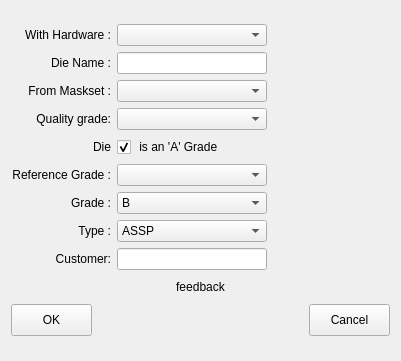
<?xml version="1.0" encoding="UTF-8"?>
<ui version="4.0">
 <class>NewDieWizard</class>
 <widget class="QDialog" name="NewDieWizard">
  <property name="geometry">
   <rect>
    <x>0</x>
    <y>0</y>
    <width>401</width>
    <height>361</height>
   </rect>
  </property>
  <property name="sizePolicy">
   <sizepolicy hsizetype="Preferred" vsizetype="Fixed">
    <horstretch>0</horstretch>
    <verstretch>0</verstretch>
   </sizepolicy>
  </property>
  <property name="minimumSize">
   <size>
    <width>300</width>
    <height>0</height>
   </size>
  </property>
  <property name="maximumSize">
   <size>
    <width>16777215</width>
    <height>361</height>
   </size>
  </property>
  <property name="baseSize">
   <size>
    <width>259</width>
    <height>223</height>
   </size>
  </property>
  <property name="windowTitle">
   <string>Dialog</string>
  </property>
  <layout class="QGridLayout" name="gridLayout">
   <item row="0" column="0">
    <layout class="QVBoxLayout" name="verticalLayout">
     <item>
      <layout class="QHBoxLayout" name="hardwareLayout">
       <item>
        <widget class="QLabel" name="label_3">
         <property name="sizePolicy">
          <sizepolicy hsizetype="Fixed" vsizetype="Fixed">
           <horstretch>0</horstretch>
           <verstretch>0</verstretch>
          </sizepolicy>
         </property>
         <property name="minimumSize">
          <size>
           <width>100</width>
           <height>22</height>
          </size>
         </property>
         <property name="maximumSize">
          <size>
           <width>100</width>
           <height>22</height>
          </size>
         </property>
         <property name="text">
          <string>With Hardware :</string>
         </property>
         <property name="alignment">
          <set>Qt::AlignRight|Qt::AlignTrailing|Qt::AlignVCenter</set>
         </property>
        </widget>
       </item>
       <item>
        <widget class="QComboBox" name="withHardware">
         <property name="sizePolicy">
          <sizepolicy hsizetype="Fixed" vsizetype="Fixed">
           <horstretch>0</horstretch>
           <verstretch>0</verstretch>
          </sizepolicy>
         </property>
         <property name="minimumSize">
          <size>
           <width>150</width>
           <height>22</height>
          </size>
         </property>
         <property name="maximumSize">
          <size>
           <width>80</width>
           <height>22</height>
          </size>
         </property>
        </widget>
       </item>
       <item>
        <spacer name="horizontalSpacer_3">
         <property name="orientation">
          <enum>Qt::Horizontal</enum>
         </property>
         <property name="sizeHint" stdset="0">
          <size>
           <width>13</width>
           <height>20</height>
          </size>
         </property>
        </spacer>
       </item>
      </layout>
     </item>
     <item>
      <layout class="QHBoxLayout" name="nameLayout">
       <item>
        <widget class="QLabel" name="label">
         <property name="sizePolicy">
          <sizepolicy hsizetype="Fixed" vsizetype="Fixed">
           <horstretch>0</horstretch>
           <verstretch>0</verstretch>
          </sizepolicy>
         </property>
         <property name="minimumSize">
          <size>
           <width>100</width>
           <height>22</height>
          </size>
         </property>
         <property name="maximumSize">
          <size>
           <width>100</width>
           <height>22</height>
          </size>
         </property>
         <property name="text">
          <string>Die Name :</string>
         </property>
         <property name="alignment">
          <set>Qt::AlignRight|Qt::AlignTrailing|Qt::AlignVCenter</set>
         </property>
        </widget>
       </item>
       <item>
        <widget class="QLineEdit" name="dieName">
         <property name="minimumSize">
          <size>
           <width>150</width>
           <height>22</height>
          </size>
         </property>
         <property name="maximumSize">
          <size>
           <width>16777215</width>
           <height>22</height>
          </size>
         </property>
        </widget>
       </item>
       <item>
        <spacer name="horizontalSpacer_2">
         <property name="orientation">
          <enum>Qt::Horizontal</enum>
         </property>
         <property name="sizeHint" stdset="0">
          <size>
           <width>40</width>
           <height>20</height>
          </size>
         </property>
        </spacer>
       </item>
      </layout>
     </item>
     <item>
      <layout class="QHBoxLayout" name="masksetLayout">
       <item>
        <widget class="QLabel" name="label_2">
         <property name="sizePolicy">
          <sizepolicy hsizetype="Fixed" vsizetype="Fixed">
           <horstretch>0</horstretch>
           <verstretch>0</verstretch>
          </sizepolicy>
         </property>
         <property name="minimumSize">
          <size>
           <width>100</width>
           <height>22</height>
          </size>
         </property>
         <property name="maximumSize">
          <size>
           <width>100</width>
           <height>22</height>
          </size>
         </property>
         <property name="text">
          <string>From Maskset :</string>
         </property>
         <property name="alignment">
          <set>Qt::AlignRight|Qt::AlignTrailing|Qt::AlignVCenter</set>
         </property>
        </widget>
       </item>
       <item>
        <widget class="QComboBox" name="fromMaskset">
         <property name="sizePolicy">
          <sizepolicy hsizetype="Fixed" vsizetype="Fixed">
           <horstretch>0</horstretch>
           <verstretch>0</verstretch>
          </sizepolicy>
         </property>
         <property name="minimumSize">
          <size>
           <width>150</width>
           <height>22</height>
          </size>
         </property>
         <property name="maximumSize">
          <size>
           <width>150</width>
           <height>22</height>
          </size>
         </property>
        </widget>
       </item>
       <item>
        <spacer name="horizontalSpacer_4">
         <property name="orientation">
          <enum>Qt::Horizontal</enum>
         </property>
         <property name="sizeHint" stdset="0">
          <size>
           <width>40</width>
           <height>20</height>
          </size>
         </property>
        </spacer>
       </item>
      </layout>
     </item>
     <item>
      <layout class="QHBoxLayout" name="qualityLayout">
       <item>
        <widget class="QLabel" name="label_4">
         <property name="sizePolicy">
          <sizepolicy hsizetype="Fixed" vsizetype="Minimum">
           <horstretch>0</horstretch>
           <verstretch>0</verstretch>
          </sizepolicy>
         </property>
         <property name="minimumSize">
          <size>
           <width>100</width>
           <height>22</height>
          </size>
         </property>
         <property name="maximumSize">
          <size>
           <width>100</width>
           <height>22</height>
          </size>
         </property>
         <property name="text">
          <string>Quality grade:</string>
         </property>
         <property name="alignment">
          <set>Qt::AlignRight|Qt::AlignTrailing|Qt::AlignVCenter</set>
         </property>
        </widget>
       </item>
       <item>
        <widget class="QComboBox" name="qualityGrade">
         <property name="sizePolicy">
          <sizepolicy hsizetype="Fixed" vsizetype="Fixed">
           <horstretch>0</horstretch>
           <verstretch>0</verstretch>
          </sizepolicy>
         </property>
         <property name="minimumSize">
          <size>
           <width>150</width>
           <height>22</height>
          </size>
         </property>
         <property name="maximumSize">
          <size>
           <width>150</width>
           <height>22</height>
          </size>
         </property>
         <item>
          <property name="text">
           <string/>
          </property>
         </item>
         <item>
          <property name="text">
           <string>Automotive</string>
          </property>
         </item>
         <item>
          <property name="text">
           <string>Commercial</string>
          </property>
         </item>
         <item>
          <property name="text">
           <string>Industrial</string>
          </property>
         </item>
         <item>
          <property name="text">
           <string>Medical</string>
          </property>
         </item>
         <item>
          <property name="text">
           <string>Military</string>
          </property>
         </item>
        </widget>
       </item>
       <item>
        <spacer name="horizontalSpacer_6">
         <property name="orientation">
          <enum>Qt::Horizontal</enum>
         </property>
         <property name="sizeHint" stdset="0">
          <size>
           <width>13</width>
           <height>20</height>
          </size>
         </property>
        </spacer>
       </item>
      </layout>
     </item>
     <item>
      <layout class="QHBoxLayout" name="isAGradeLayout">
       <item>
        <widget class="QLabel" name="label_5">
         <property name="sizePolicy">
          <sizepolicy hsizetype="Fixed" vsizetype="Fixed">
           <horstretch>0</horstretch>
           <verstretch>0</verstretch>
          </sizepolicy>
         </property>
         <property name="minimumSize">
          <size>
           <width>100</width>
           <height>22</height>
          </size>
         </property>
         <property name="maximumSize">
          <size>
           <width>100</width>
           <height>22</height>
          </size>
         </property>
         <property name="text">
          <string>Die</string>
         </property>
         <property name="alignment">
          <set>Qt::AlignRight|Qt::AlignTrailing|Qt::AlignVCenter</set>
         </property>
        </widget>
       </item>
       <item>
        <widget class="QCheckBox" name="isAGrade">
         <property name="minimumSize">
          <size>
           <width>105</width>
           <height>22</height>
          </size>
         </property>
         <property name="maximumSize">
          <size>
           <width>105</width>
           <height>22</height>
          </size>
         </property>
         <property name="layoutDirection">
          <enum>Qt::LeftToRight</enum>
         </property>
         <property name="text">
          <string> is an 'A' Grade</string>
         </property>
         <property name="checked">
          <bool>true</bool>
         </property>
        </widget>
       </item>
       <item>
        <spacer name="horizontalSpacer_9">
         <property name="orientation">
          <enum>Qt::Horizontal</enum>
         </property>
         <property name="sizeHint" stdset="0">
          <size>
           <width>40</width>
           <height>20</height>
          </size>
         </property>
        </spacer>
       </item>
      </layout>
     </item>
     <item>
      <layout class="QHBoxLayout" name="referenceGradeLayout">
       <item>
        <widget class="QLabel" name="referenceGradeLabel">
         <property name="sizePolicy">
          <sizepolicy hsizetype="Fixed" vsizetype="Fixed">
           <horstretch>0</horstretch>
           <verstretch>0</verstretch>
          </sizepolicy>
         </property>
         <property name="minimumSize">
          <size>
           <width>100</width>
           <height>22</height>
          </size>
         </property>
         <property name="maximumSize">
          <size>
           <width>100</width>
           <height>22</height>
          </size>
         </property>
         <property name="text">
          <string>Reference Grade :</string>
         </property>
         <property name="alignment">
          <set>Qt::AlignRight|Qt::AlignTrailing|Qt::AlignVCenter</set>
         </property>
        </widget>
       </item>
       <item>
        <widget class="QComboBox" name="referenceGrade">
         <property name="sizePolicy">
          <sizepolicy hsizetype="Fixed" vsizetype="Fixed">
           <horstretch>0</horstretch>
           <verstretch>0</verstretch>
          </sizepolicy>
         </property>
         <property name="minimumSize">
          <size>
           <width>150</width>
           <height>22</height>
          </size>
         </property>
         <property name="maximumSize">
          <size>
           <width>150</width>
           <height>22</height>
          </size>
         </property>
        </widget>
       </item>
       <item>
        <spacer name="horizontalSpacer_10">
         <property name="orientation">
          <enum>Qt::Horizontal</enum>
         </property>
         <property name="sizeHint" stdset="0">
          <size>
           <width>40</width>
           <height>20</height>
          </size>
         </property>
        </spacer>
       </item>
      </layout>
     </item>
     <item>
      <layout class="QHBoxLayout" name="gradeLayout">
       <item>
        <widget class="QLabel" name="gradeLabel">
         <property name="sizePolicy">
          <sizepolicy hsizetype="Fixed" vsizetype="Fixed">
           <horstretch>0</horstretch>
           <verstretch>0</verstretch>
          </sizepolicy>
         </property>
         <property name="minimumSize">
          <size>
           <width>100</width>
           <height>22</height>
          </size>
         </property>
         <property name="maximumSize">
          <size>
           <width>100</width>
           <height>22</height>
          </size>
         </property>
         <property name="text">
          <string>Grade :</string>
         </property>
         <property name="alignment">
          <set>Qt::AlignRight|Qt::AlignTrailing|Qt::AlignVCenter</set>
         </property>
        </widget>
       </item>
       <item>
        <widget class="QComboBox" name="grade">
         <property name="sizePolicy">
          <sizepolicy hsizetype="Fixed" vsizetype="Fixed">
           <horstretch>0</horstretch>
           <verstretch>0</verstretch>
          </sizepolicy>
         </property>
         <property name="minimumSize">
          <size>
           <width>150</width>
           <height>22</height>
          </size>
         </property>
         <property name="maximumSize">
          <size>
           <width>60</width>
           <height>22</height>
          </size>
         </property>
         <item>
          <property name="text">
           <string>B</string>
          </property>
         </item>
         <item>
          <property name="text">
           <string>C</string>
          </property>
         </item>
         <item>
          <property name="text">
           <string>D</string>
          </property>
         </item>
         <item>
          <property name="text">
           <string>E</string>
          </property>
         </item>
         <item>
          <property name="text">
           <string>F</string>
          </property>
         </item>
         <item>
          <property name="text">
           <string>G</string>
          </property>
         </item>
         <item>
          <property name="text">
           <string>H</string>
          </property>
         </item>
         <item>
          <property name="text">
           <string>I</string>
          </property>
         </item>
        </widget>
       </item>
       <item>
        <spacer name="horizontalSpacer_7">
         <property name="orientation">
          <enum>Qt::Horizontal</enum>
         </property>
         <property name="sizeHint" stdset="0">
          <size>
           <width>13</width>
           <height>20</height>
          </size>
         </property>
        </spacer>
       </item>
      </layout>
     </item>
     <item>
      <layout class="QHBoxLayout" name="typeLayout">
       <item>
        <widget class="QLabel" name="typeLabel">
         <property name="sizePolicy">
          <sizepolicy hsizetype="Fixed" vsizetype="Fixed">
           <horstretch>0</horstretch>
           <verstretch>0</verstretch>
          </sizepolicy>
         </property>
         <property name="minimumSize">
          <size>
           <width>100</width>
           <height>22</height>
          </size>
         </property>
         <property name="maximumSize">
          <size>
           <width>100</width>
           <height>22</height>
          </size>
         </property>
         <property name="text">
          <string>Type :</string>
         </property>
         <property name="alignment">
          <set>Qt::AlignRight|Qt::AlignTrailing|Qt::AlignVCenter</set>
         </property>
        </widget>
       </item>
       <item>
        <widget class="QComboBox" name="Type">
         <property name="sizePolicy">
          <sizepolicy hsizetype="Fixed" vsizetype="Fixed">
           <horstretch>0</horstretch>
           <verstretch>0</verstretch>
          </sizepolicy>
         </property>
         <property name="minimumSize">
          <size>
           <width>150</width>
           <height>22</height>
          </size>
         </property>
         <property name="maximumSize">
          <size>
           <width>80</width>
           <height>22</height>
          </size>
         </property>
         <item>
          <property name="text">
           <string>ASSP</string>
          </property>
         </item>
         <item>
          <property name="text">
           <string>ASIC</string>
          </property>
         </item>
        </widget>
       </item>
       <item>
        <spacer name="horizontalSpacer_5">
         <property name="orientation">
          <enum>Qt::Horizontal</enum>
         </property>
         <property name="sizeHint" stdset="0">
          <size>
           <width>13</width>
           <height>20</height>
          </size>
         </property>
        </spacer>
       </item>
      </layout>
     </item>
     <item>
      <layout class="QHBoxLayout" name="customerLayout">
       <item>
        <widget class="QLabel" name="customerLabel">
         <property name="sizePolicy">
          <sizepolicy hsizetype="Fixed" vsizetype="Fixed">
           <horstretch>0</horstretch>
           <verstretch>0</verstretch>
          </sizepolicy>
         </property>
         <property name="minimumSize">
          <size>
           <width>100</width>
           <height>22</height>
          </size>
         </property>
         <property name="maximumSize">
          <size>
           <width>100</width>
           <height>22</height>
          </size>
         </property>
         <property name="text">
          <string>Customer:</string>
         </property>
         <property name="alignment">
          <set>Qt::AlignRight|Qt::AlignTrailing|Qt::AlignVCenter</set>
         </property>
        </widget>
       </item>
       <item>
        <widget class="QLineEdit" name="customer">
         <property name="minimumSize">
          <size>
           <width>150</width>
           <height>22</height>
          </size>
         </property>
         <property name="maximumSize">
          <size>
           <width>16777215</width>
           <height>22</height>
          </size>
         </property>
        </widget>
       </item>
       <item>
        <spacer name="horizontalSpacer_8">
         <property name="orientation">
          <enum>Qt::Horizontal</enum>
         </property>
         <property name="sizeHint" stdset="0">
          <size>
           <width>40</width>
           <height>20</height>
          </size>
         </property>
        </spacer>
       </item>
      </layout>
     </item>
     <item>
      <widget class="QLabel" name="feedback">
       <property name="sizePolicy">
        <sizepolicy hsizetype="Expanding" vsizetype="Fixed">
         <horstretch>0</horstretch>
         <verstretch>0</verstretch>
        </sizepolicy>
       </property>
       <property name="minimumSize">
        <size>
         <width>150</width>
         <height>22</height>
        </size>
       </property>
       <property name="maximumSize">
        <size>
         <width>16777215</width>
         <height>22</height>
        </size>
       </property>
       <property name="baseSize">
        <size>
         <width>0</width>
         <height>22</height>
        </size>
       </property>
       <property name="text">
        <string>feedback</string>
       </property>
       <property name="alignment">
        <set>Qt::AlignCenter</set>
       </property>
      </widget>
     </item>
     <item>
      <layout class="QHBoxLayout" name="buttonLayout">
       <item>
        <widget class="QPushButton" name="OKButton">
         <property name="minimumSize">
          <size>
           <width>81</width>
           <height>32</height>
          </size>
         </property>
         <property name="maximumSize">
          <size>
           <width>81</width>
           <height>32</height>
          </size>
         </property>
         <property name="text">
          <string>OK</string>
         </property>
         <property name="autoDefault">
          <bool>false</bool>
         </property>
        </widget>
       </item>
       <item>
        <spacer name="horizontalSpacer">
         <property name="orientation">
          <enum>Qt::Horizontal</enum>
         </property>
         <property name="sizeHint" stdset="0">
          <size>
           <width>40</width>
           <height>20</height>
          </size>
         </property>
        </spacer>
       </item>
       <item>
        <widget class="QPushButton" name="CancelButton">
         <property name="minimumSize">
          <size>
           <width>81</width>
           <height>32</height>
          </size>
         </property>
         <property name="maximumSize">
          <size>
           <width>81</width>
           <height>32</height>
          </size>
         </property>
         <property name="text">
          <string>Cancel</string>
         </property>
         <property name="autoDefault">
          <bool>false</bool>
         </property>
        </widget>
       </item>
      </layout>
     </item>
    </layout>
   </item>
  </layout>
 </widget>
 <resources/>
 <connections/>
</ui>
